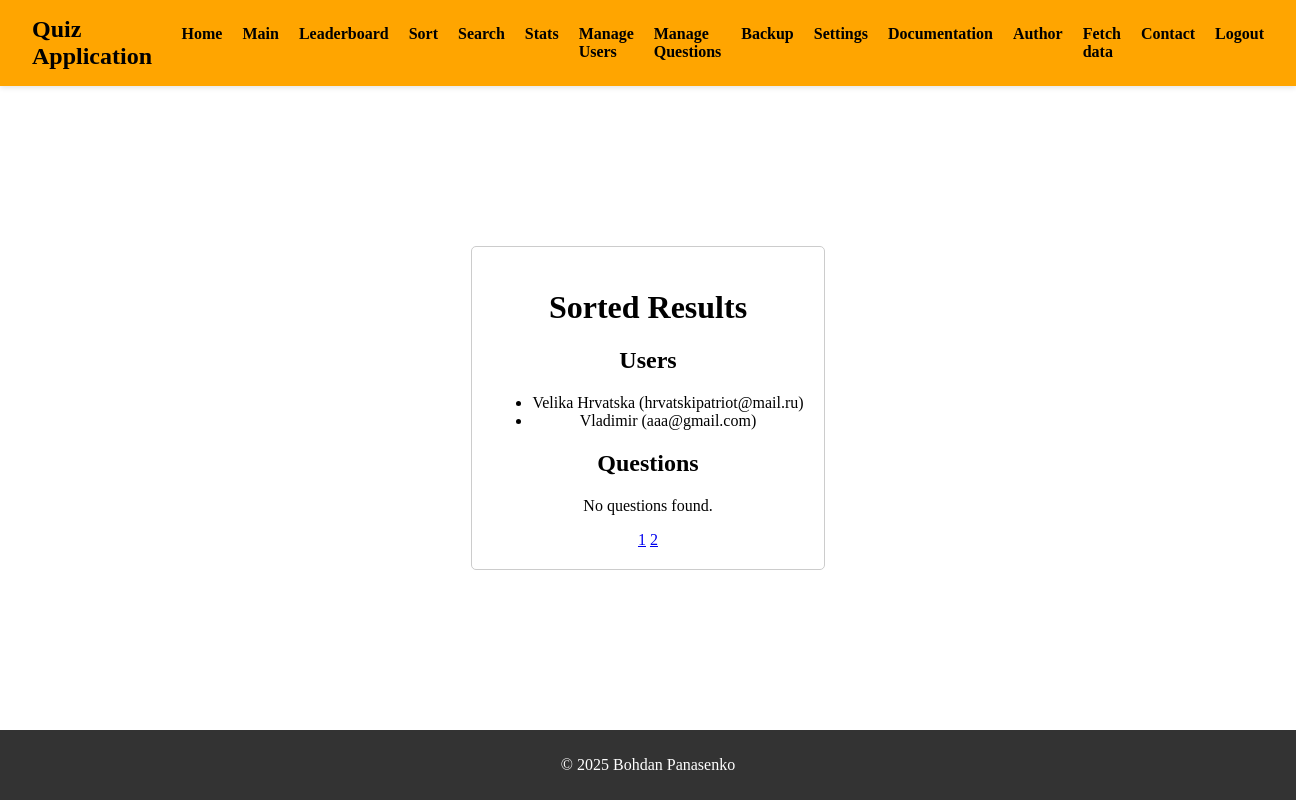
/admin/sort.php?sort_by=username&order=asc&page=2 (signed in), run on the app's committed database.
### tables this page shows
CREATE TABLE `users` (
  `id` int(11) NOT NULL AUTO_INCREMENT,
  `username` varchar(50) NOT NULL,
  `password` varchar(255) NOT NULL,
  `email` varchar(100) NOT NULL,
  `role` enum('admin','player') NOT NULL DEFAULT 'player',
  `status` enum('active','inactive','blocked') DEFAULT NULL,
  `created_at` timestamp NOT NULL DEFAULT current_timestamp(),
  `failed_login_attempts` int(11) DEFAULT 0,
  `last_failed_login` timestamp NULL DEFAULT NULL,
  PRIMARY KEY (`id`),
  FULLTEXT KEY `username` (`username`,`email`)
);

### admin/sort.php (the view, shortened to what this page needs)
<?php
include 'templates/header_admin.tpl.php';
?>
<?php
$results_per_page = 10;
function paginate($db, $table, $columns, $page, $results_per_page, $sort_by, $order)
{
    $offset = ($page - 1) * $results_per_page;
    $query = "SELECT $columns FROM $table ORDER BY $sort_by $order LIMIT ?, ?";
    $stmt = $db->prepare($query);
    $stmt->bind_param('ii', $offset, $results_per_page);
    $stmt->execute();
    $result = $stmt->get_result();
    $data = $result->fetch_all(MYSQLI_ASSOC);
    $result = $db->query("SELECT COUNT(*) AS total FROM $table");
    $row = $result->fetch_assoc();
    $total_rows = $row['total'];
    return [
        'data' => $data,
        'total_rows' => $total_rows,
        'total_pages' => ceil($total_rows / $results_per_page),
    ];
}
$sort_by = isset($_GET['sort_by']) ? $_GET['sort_by'] : 'username';
$order = isset($_GET['order']) ? $_GET['order'] : 'asc';
$page = isset($_GET['page']) ? (int)$_GET['page'] : 1;
$users = [];
$total_pages = 0;
if ($sort_by === 'username' || $sort_by === 'email') {
    $pagination = paginate($db, 'users', 'id, username, email', $page, $results_per_page, $sort_by, $order);
    $users = $pagination['data'];
    $total_pages = $pagination['total_pages'];
}
$questions = [];
?>
        <main>
            <h1>Sorted Results</h1>
            <div id="sort-results">
                <h2>Users</h2>
                <?php if (!empty($users)): ?>
                    <ul>
                        <?php foreach ($users as $user): ?>
                            <li><?php echo htmlspecialchars($user['username']); ?> (<?php echo htmlspecialchars($user['email']); ?>)</li>
                        <?php endforeach; ?>
                    </ul>
                <?php else: ?>
                    <p>No users found.</p>
                <?php endif; ?>
                <h2>Questions</h2>
                <?php if (!empty($questions)): ?>
                    <ul>
                        <?php foreach ($questions as $question): ?>
                            <li><?php echo htmlspecialchars($question['question']); ?></li>
                        <?php endforeach; ?>
                    </ul>
                <?php else: ?>
                    <p>No questions found.</p>
                <?php endif; ?>
                <div class="pagination">
                    <?php for ($i = 1; $i <= $total_pages; $i++): ?>
                        <a href="?sort_by=<?php echo $sort_by; ?>&order=<?php echo $order; ?>&page=<?php echo $i; ?>" class="btn"><?php echo $i; ?></a>
                    <?php endfor; ?>
                </div>
            </div>
        </main>
<?php
include 'templates/footer_admin.tpl.php';
?>

### assets/css/styles.css (style rules this page uses)
html, body { height: 100%; margin: 0; display: flex; flex-direction: column; }
main { padding: 20px; background-color: #ffffff; border: 1px solid #ccc; border-radius: 5px; max-width: 800px; margin: auto; text-align: center; flex-grow: 1; margin-top: auto; }
@media (min-width: 1200px) { main { max-width: 1140px; } }

### data on the page
users: username "Velika Hrvatska", email "hrvatskipatriot@mail.ru"
users: username "Vladimir", email "aaa@gmail.com"
